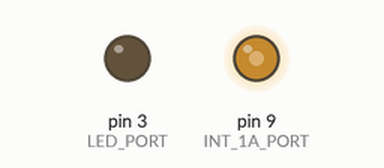
Simulated run of this sketch. Board: Arduino Uno, built with avr-gcc and run on an emulated ATmega328P. Shown: output pins drawn as LEDs (lit = HIGH). What the sketch prints to the serial monitor is not drawn.

Above: at 39.84 s.
Timing chart, 0 to 40.0 s (numbered marks = the images above):
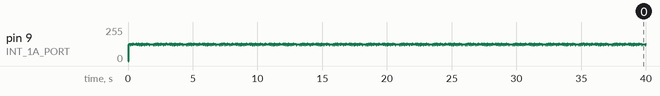

The sketch:

eterofono.0.3.ino
```cpp
// SENSORE
const int SENSOR_PORT = A0;
const int LED_PORT = 3;
const int PIEZO_PORT = 8;
const int INT_1A_PORT = 9;
const int SETUP_LOOP_DURATION_MILLIS = 5000;

const int PITCH_RANGE_LOW = 100;
const int PITCH_RANGE_HIGH = 2000;
const int PLAY_LOOP_DELAY = 10;
const int PITCH_DURATION = 15;

int port_range_min = 1023;
int port_range_max = 0;
int port_threshold = 0;

const float SYSTEM_CLOCK_FREQUENCY = 16e6;

const int BASE_SQUARE_PERIOD_MICROSECONDS = 33;
const int WAVETABLE_LEN = 256;
//int sine[WAVETABLE_LEN] = {128, 176, 218, 246, 256, 246, 218, 176, 128, 79, 37, 9, 0, 9, 37, 79};
short sine[WAVETABLE_LEN] = {
  128,  131,  134,  137,  140,  143,  146,  149,  153,  156,  159,  162,  165,  168,  171,  174,
  177,  180,  182,  185,  188,  191,  194,  196,  199,  201,  204,  207,  209,  211,  214,  216,
  218,  220,  223,  225,  227,  229,  231,  232,  234,  236,  238,  239,  241,  242,  243,  245,
  246,  247,  248,  249,  250,  251,  252,  253,  253,  254,  254,  255,  255,  255,  255,  255,
  255,  255,  255,  255,  255,  254,  254,  253,  253,  252,  251,  251,  250,  249,  248,  247,
  245,  244,  243,  241,  240,  238,  237,  235,  233,  232,  230,  228,  226,  224,  222,  219,
  217,  215,  213,  210,  208,  205,  203,  200,  198,  195,  192,  189,  187,  184,  181,  178,
  175,  172,  169,  166,  163,  160,  157,  154,  151,  148,  145,  142,  139,  135,  132,  129,
  126,  123,  120,  116,  113,  110,  107,  104,  101,  98, 95, 92, 89, 86, 83, 80, 77, 74, 71,
  68, 66, 63, 60, 57, 55, 52, 50, 47, 45, 42, 40, 38, 36, 33, 31, 29, 27, 25, 23, 22, 20, 18, 17,
  15, 14, 12, 11, 10, 8,  7,  6,  5,  4,  4,  3,  2,  2,  1,  1,  0,  0,  0,  0,  0,  0,  0,  0,
  0,  0,  1,  1,  2,  2,  3,  4,  5,  6,  7,  8,  9,  10, 12, 13, 14, 16, 17, 19, 21, 23, 24, 26,
  28, 30, 32, 35, 37, 39, 41, 44, 46, 48, 51, 54, 56, 59, 61, 64, 67, 70, 73, 75, 78, 81, 84, 87,
  90, 93, 96, 99, 102,  106,  109,  112,  115,  118,  121,  124,  128
};
short* wave = sine;
float wave_frequency_A = 400.0;
float wave_phase_A = 0; // int is position on array
float interrupt_1_frequency = 0.0;


int led_status = HIGH;

void dumpClockSettings(){
  Serial.println("TCCR1A: ");
  Serial.println(TCCR1A, BIN);
  Serial.println(TCCR1B, BIN);
  Serial.println(CS10, BIN);
  Serial.println(CS11, BIN);
  Serial.println(CS12, BIN);


  /**
  TCCR2B = 0x00; // No clock source (Timer/Counter stopped)
  TCNT2 = TCNT2init;
  TCCR2B |= (1<<CS22) | (1<<CS21) | (1<<CS20); //1024?
  TIMSK2 |= (1<<TOIE2);
  */


  Serial.println("----------------");
}

/**
 * Returns the fraction of the whole period for each interrupt step;
 * Returns a float fraction of nsamples.
 */
float delta_phase(float fwave, float finterrupt, int nsamples){
  return (fwave / finterrupt) * nsamples;
}


void timerInterruptSetup(){
  noInterrupts();
  TCCR1A = 0x00; // No clock source (Timer/Counter stopped)
  TCCR1B = 0x00; // No clock source (Timer/Counter stopped)

  TCNT1 = 65535; // Counter

  /**
   *
   TCCR1B = (TCCR1B & 0b11100000) | 0b00001;

   TCCR1A = (TCCR1A &0b00001100)| 0b10100001;


   */

  // CS10=1, CS11=0, CS12=1 ==> Prescaler 1024
  int CS12SET=0;
  int CS11SET=0;
  int CS10SET=1;
  TCCR1B |= (CS12SET<<CS12) | (CS11SET<<CS11) | (CS10SET<<CS10); // 101=Prescaler 1024; 100=Prescaler 256; 001=Prescaler 1
  //TCCR1B |= (1<<CS12) | (0<<CS11) | (0<<CS10); // 101=Prescaler 1024; 100=Prescaler 256

  // Interrupt Expected frequency
  interrupt_1_frequency = SYSTEM_CLOCK_FREQUENCY / 510.0;

  // WGM11, WGM10, WGM12 = 1 ==> Fast PWM, Top = OCRA
  // COM1A0 = 1 ==> Enable pin toggle
  TCCR1A |= (0<<WGM11) | (1<<WGM10) ;
  TCCR1A |= (1<<COM1A1);
  TCCR1B |= (0<<WGM12);

  // Set interrupt type to timer Overflow interrupt
  TIMSK1 = 0x00;
  TIMSK1 |= (1<<TOIE1);


  // Pin mapping
  // OCR1A = pin 9
  // OCR1B = pin 10
  interrupts();
}

void portSetup(){

  // put your setup code here, to run once:
  pinMode(SENSOR_PORT, INPUT); // Photoresistor
  pinMode(LED_PORT, OUTPUT);   // Calibration indicator LED
  // pinMode(PIEZO_PORT, OUTPUT);   // PIEZO
  pinMode(INT_1A_PORT, OUTPUT);  // AUDIO INTERRUPT 1 OUT


}

 /**
  * Interrupt service routine for interrupt 1
  */
 ISR(TIMER1_OVF_vect) {
  // Output wave A (pin 9)
  wave_phase_A +=  delta_phase(wave_frequency_A, interrupt_1_frequency, WAVETABLE_LEN);
  if (wave_phase_A > WAVETABLE_LEN){
    wave_phase_A = wave_phase_A - WAVETABLE_LEN;
    //Serial.println("zero");
  }
  int a = int(wave_phase_A);
  int b = (int(wave_phase_A) + 1) % WAVETABLE_LEN;

  OCR1A =  int((wave[b] + wave[a])/2.0);
  //Serial.println(TCNT1);
 }

void setup() {
  Serial.begin(9600);
  portSetup();
  timerInterruptSetup();
  //CalibrationLoop();

  dumpClockSettings();
}


void loop() {
  /*
  int sensor = analogRead(SENSOR_PORT);
  if (sensor > port_threshold){
      int pitch = map(sensor, port_threshold, port_range_max, PITCH_RANGE_LOW, PITCH_RANGE_HIGH);
      tone(PIEZO_PORT, pitch, PITCH_DURATION);
  }
  delay(PLAY_LOOP_DELAY);
  */
}


void CalibrationLoop(){

  digitalWrite(LED_PORT, HIGH);

  while (millis() < SETUP_LOOP_DURATION_MILLIS){
    int sensorValue = analogRead(SENSOR_PORT);
    if (sensorValue < port_range_min){
      port_range_min = sensorValue;
    }
    if (sensorValue > port_range_max){
      port_range_max = sensorValue;
    }

  }
  port_threshold = int(port_range_min + 0.1*(port_range_max - port_range_min));
  digitalWrite(LED_PORT, LOW);

}
```
